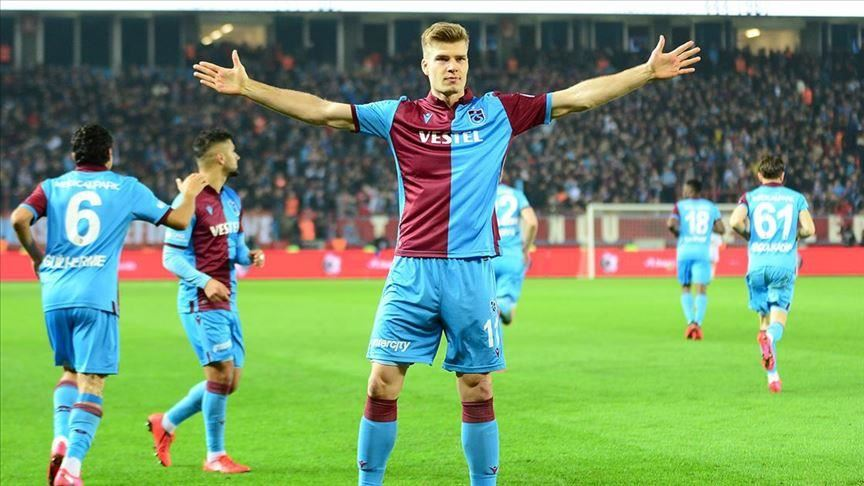
#> input picture pythonOpenCv/temel_islemler/sorloth.jpg, 864 x 486 px
$ python smoothing_images8.py
#> lines starting #> are read from the running program, lines starting #| are printed output that depends on the picture
import cv2
import numpy as np
img_filter = cv2.imread("sorloth.jpg")
#> img_filter is the input picture: shape (486, 864, 3); mean B, G, R 106.7, 147.7, 115

blur = cv2.blur(img_filter, (11,11))
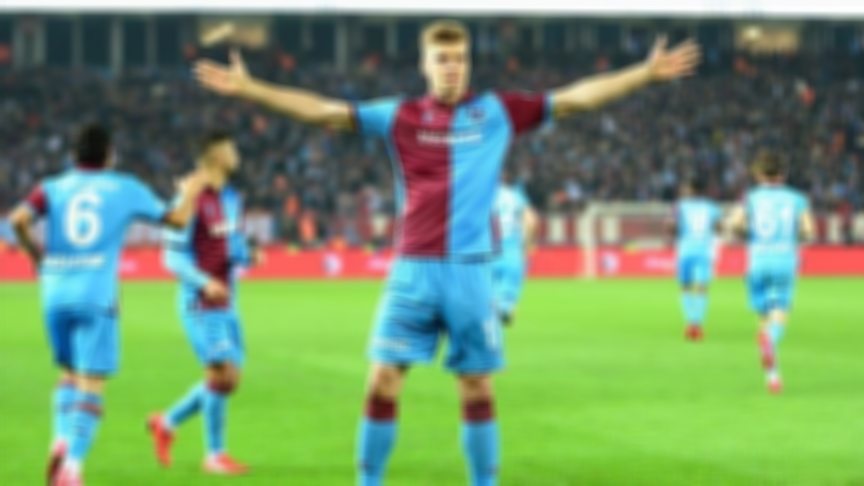
#> blur: shape (486, 864, 3); mean B, G, R 106.7, 147.8, 115.1

cv2.imshow("Original", img_filter)
cv2.imshow("blur", blur)

cv2.waitKey(0)
cv2.destroyAllWindows()
